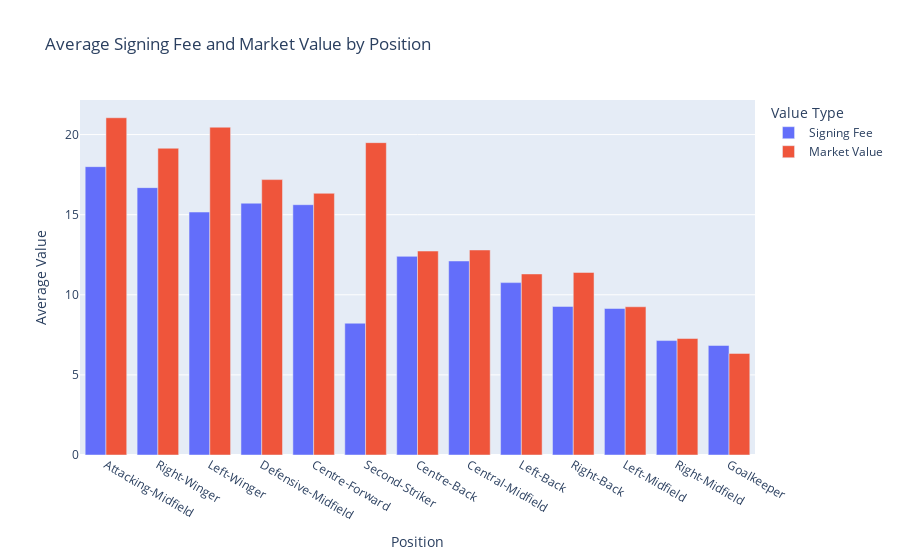

Notebook code for this chart:
### Code cell
valuation_plot(df, 'position')

### Figure 1 — Plotly figure (JSON) as saved in the notebook; plotly's stock layout.template omitted (floating-point values rounded to 4 significant figures)
{"data": [{"name": "Signing Fee", "type": "bar", "x": ["Attacking-Midfield", "Central-Midfield", "Centre-Back", "Centre-Forward", "Defensive-Midfield", "Goalkeeper", "Left-Back", "Left-Midfield", "Left-Winger", "Right-Back", "Right-Midfield", "Right-Winger", "Second-Striker"], "xaxis": "x", "y": [18.0, 12.11, 12.4, 15.62, 15.72, 6.836, 10.76, 9.145, 15.17, 9.274, 7.143, 16.69, 8.225], "yaxis": "y"}, {"name": "Market Value", "type": "bar", "x": ["Attacking-Midfield", "Central-Midfield", "Centre-Back", "Centre-Forward", "Defensive-Midfield", "Goalkeeper", "Left-Back", "Left-Midfield", "Left-Winger", "Right-Back", "Right-Midfield", "Right-Winger", "Second-Striker"], "xaxis": "x", "y": [21.05, 12.8, 12.73, 16.34, 17.19, 6.34, 11.3, 9.253, 20.46, 11.4, 7.27, 19.15, 19.5], "yaxis": "y"}], "layout": {"barmode": "group", "legend": {"title": {"text": "Value Type"}}, "title": {"text": "Average Signing Fee and Market Value by Position"}, "xaxis": {"anchor": "y", "categoryorder": "total descending", "domain": [0, 1], "title": {"text": "Position"}}, "yaxis": {"anchor": "x", "domain": [0, 1], "title": {"text": "Average Value"}}}}
